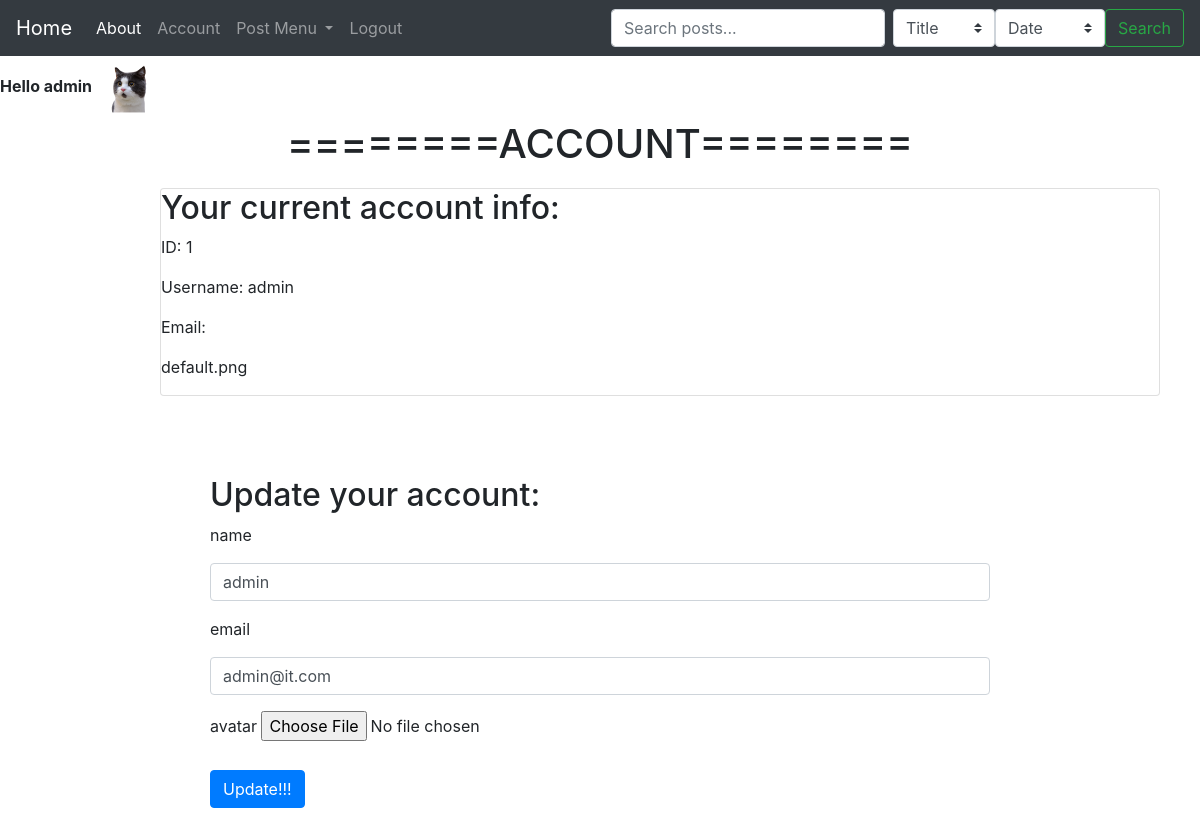
/account/1 (signed in), run on the app's committed database.
### source/models.py (models this page shows, shortened)
class User(db.Model, UserMixin):
	__tablename__ = 'user_table'
	id = db.Column(db.Integer, primary_key=True)
	username = db.Column(db.String(30), unique=True, index =True, nullable=False)
	email = db.Column(db.String(40), unique=True, index =True, nullable=False)
	avatar = db.Column(db.String(30), nullable=False, default='default.png')
	password_hash = db.Column(db.String(128), nullable=False)
	post = db.relationship('Post', backref='author', lazy=True)

### source/user/views.py (the view)
@user.route('/account/<int:user_id>', methods = ['GET', 'POST'])
@login_required
def account(user_id):
    user = User.query.get_or_404(user_id)
    if user != current_user:
        abort(403)
    form = UpdateForm()
    if form.is_submitted():
        if form.avatar.data:
            image_link = picture_handler(form.avatar.data, current_user.username)
            user.avatar = image_link
        user.username = form.name.data
        user.email = form.email.data
        db.session.commit()
        flash('update success!!!')
        return redirect(url_for('user.account', user_id=user.id))
    elif request.method == 'GET':
        form.name.data = user.username
        form.email.data = user.email
    return render_template('account1.html', form=form)

### source/user/forms.py (shortened to what this page needs)
class UpdateForm(FlaskForm):
	name = StringField('name')
	email = StringField('email')
	avatar = FileField('avatar')
	submit = SubmitField('Update!!!')

### source/models.py (called while the page is built)
@lm.user_loader
def load_user(user_id):
	return User.query.get(user_id)

### source/templates/account1.html (shortened to what this page needs)
{% extends 'base.html' %}
{% block content %}
<link rel="stylesheet" href="static/basic.css">
<h1 class="current-page" style="text-align: center;">========ACCOUNT========</h1>
<div class="card" style="margin-top:20px;
    margin-right:40px;
    margin-bottom:80px;
    margin-left:160px;">
    <h2>Your current account info: </h2>
	<p>ID: {{ current_user.id }}</p>
	<p>Username: {{ current_user.username }}</p>
	<p>Email: {{ current_user.mail }}</p>
	<p>{{ current_user.avatar }}</p>
</div>
<div class="center-block" style="width:65%; margin: auto;">
	<h2>Update your account: </h2>
	<form method="POST" action="" enctype="multipart/form-data">
		<div class="form-group">
		  {{ form.name.label(class="form-group") }}
		  {{form.name(class='form-control')}}
		</div>
		<div class="form-group">
		  {{ form.email.label(class="form-group") }}
		  {{form.email(class='form-control')}}
		</div>
		<div class="form-group">
		  {{ form.avatar.label(class="form-group") }}
		  {{form.avatar()}}
		</div>
		<div class="form-group">
		    {{ form.submit(class="btn btn-primary") }}
		</div>
	</form>
</div>
{% endblock %}

### source/templates/base.html (shortened to what this page needs)
<!DOCTYPE html>
<html>
<head>
	<link rel="stylesheet" href="https://stackpath.bootstrapcdn.com/bootstrap/4.3.1/css/bootstrap.min.css">
	<link rel="stylesheet" href="static/basic.css">
</head>
<body>
	<nav class="navbar navbar-expand-lg navbar-dark bg-dark">
	  <a class="navbar-brand" href="{{ url_for('core.index') }}">Home</a>
	  <div class="collapse navbar-collapse" id="navbarSupportedContent">
	    <ul class="navbar-nav mr-auto">
	      <li class="nav-item active">
	        <a class="nav-link" href="{{ url_for('core.about') }}">About <span class="sr-only">(current)</span></a>
	      </li>
	      {% if current_user.is_authenticated %}
	      <li class="nav-item">
	        <a class="nav-link" href="{{ url_for('user.account', user_id=current_user.id) }}">Account</a>
	      </li>
	      <li class="nav-item dropdown">
	        <a class="nav-link dropdown-toggle" href="#" id="navbarDropdown" role="button" data-toggle="dropdown" aria-haspopup="true" aria-expanded="false">
	          Post Menu
	        </a>
	      </li>
	      <li class="nav-item">
	        <a class="nav-link" href="{{ url_for('user.logout') }}" tabindex="-1">Logout</a>
	      </li>
	      {% endif %}
	    </ul>
	  </div>
	  <form class="form-inline my-2 my-lg-0" action="{{url_for('post.search')}}">
      <input class="form-control mr-sm-2" type="search" placeholder="Search posts..." aria-label="Search" name="keyword">
		  <select class="custom-select" id="inputGroupSelect04" aria-label="Example select with button addon" name="search_by">
		    <option selected value="title">Title</option>
		  </select>
		  <select class="custom-select" id="inputGroupSelect04" aria-label="Example select with button addon" name="sort">
		    <option selected value="date">Date</option>
		  </select>
      <button class="btn btn-outline-success my-2 my-sm-0" type="submit">Search</button>
    </form>
	</nav>
	{% if current_user.is_authenticated %}
	<strong>Hello {{current_user.username}}</strong>
	<img src="{{ url_for('static', filename='profile_pics/' + current_user.avatar) }}"  width="64" height="64">
	{% endif %}
{% block content %}
{% endblock %}
</body>
</html>

### source/static/basic.css (style rules this page uses)
.center-block { width: 65%; margin: auto; }
.current-page { text-align: center; }

### data on the page
User: username "admin", avatar (placeholder picture), id "1", avatar "default.png", email "admin@it.com"
